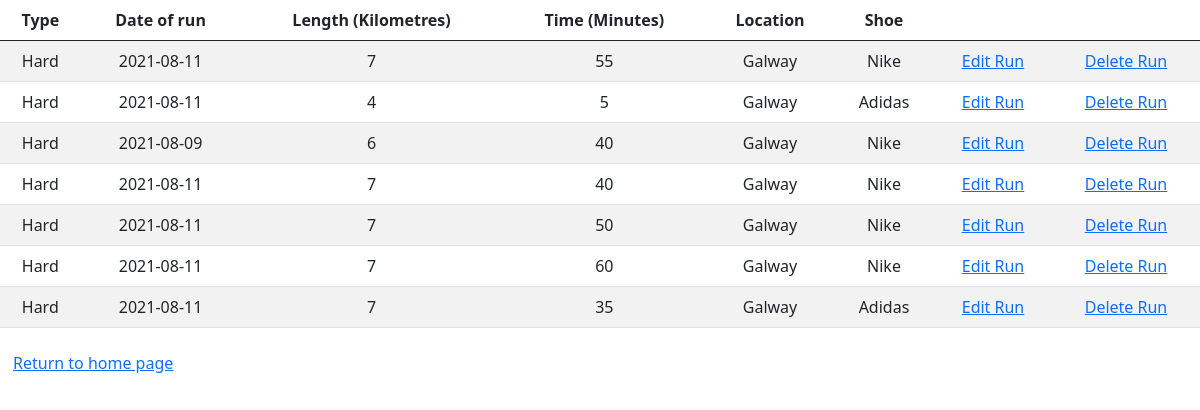
The page /runs/data (signed in) on the database its author committed.
### Model/Run.py (models this page shows, shortened)
class Run(db.Model):
    __tablename__ = 'runs'
    id = db.Column('run_id', db.Integer, primary_key = True)
    length = db.Column(db.String(50))
    location = db.Column(db.Integer, ForeignKey('runlocation.runlocation_id'))
    time = db.Column(db.String(10))
    shoe = db.Column(db.Integer, ForeignKey('shoes.shoe_id'))
    userid = db.Column(db.Integer,ForeignKey('user.id' ))
    date = db.Column(db.String(10))
    typeofrun = db.Column(db.Integer, ForeignKey('runtype.runtype_id'))
    related_type_of_run = relationship('Runtype', backref='Run',lazy="joined")
    related_location_of_run = relationship('Runlocation', backref='Run',lazy="joined")
    related_shoe_of_run = relationship('Shoe', backref='Run',lazy="joined")

### Model/Runtype.py (models this page shows, shortened)
class Runtype(db.Model):
    __tablename__ = 'runtype'
    id = db.Column('runtype_id', db.Integer, primary_key = True)
    description = db.Column(db.String(100))
    userid = db.Column(db.Integer,ForeignKey('user.id' ))

### Model/Runlocation.py (models this page shows, shortened)
class Runlocation(db.Model):
    __tablename__ = 'runlocation'
    id = db.Column('runlocation_id', db.Integer, primary_key = True)
    description = db.Column(db.String(100))
    userid = db.Column(db.Integer,ForeignKey('user.id' ))

### Model/Shoe.py (models this page shows, shortened)
class Shoe(db.Model):
    __tablename__ = 'shoes'
    id = db.Column('shoe_id', db.Integer, primary_key = True)
    description = db.Column(db.String(100))
    max_distance = db.Column(db.Integer)
    current_distance = db.Column(db.Integer)
    userid = db.Column(db.Integer,ForeignKey('user.id' ))

### Controllers/RunController.py (the view)
@data_run.route('/runs/data')
@login_required
def run_data():
    runs = Run.query.filter_by(userid = current_user.id)
    return render_template('run_data.html',data = runs)

### main.py (called while the page is built)
@login_manager.user_loader
def load_user(user_id):
    return User.query.get(int(user_id))

### Templates/run_data.html (shortened to what this page needs)
<!DOCTYPE html>
<html>
<head>
    <link href="https://cdn.jsdelivr.net/npm/bootstrap@5.0.2/dist/css/bootstrap.min.css" rel="stylesheet"></head>
<body>
    <table class="table table-striped">
    <thead>
        <tr>
            <th class="text-center">Type</th>
            <th class="text-center">Date of run</th>
            <th class="text-center">Length (Kilometres)</th>
            <th class="text-center">Time (Minutes)</th>
            <th class="text-center">Location </th>
            <th class="text-center">Shoe </th>
            <th class="text-center"></th>
            <th class="text-center"></th>
        </tr>
    </thead>
    <tbody>
            {% for row in data| batch(1) %}
                {% include "run_row.html" %}
            {% endfor %}
    </tbody>
    </table>
<div class="btn">
    <a href = "{{ url_for('options_run.run_options') }}"> Return to home page
       </a>
    </div>
</body>
</html>

### Templates/run_row.html
<tr>
    <td class="text-center">{{ row[0].related_type_of_run.description}}</td>
    <td class="text-center">{{ row[0].date }}</td>
    <td class="text-center">{{ row[0].length }}</td>
    <td class="text-center">{{ row[0].time }}</td>
    <td class="text-center">{{ row[0].related_location_of_run.description}}</td>
    <td class="text-center">{{ row[0].related_shoe_of_run.description}}</td>
    <td class="text-center"><a href="{{url_for('update_run.run_update', id = row[0].id )}}">
            Edit Run
        </a></td>
    <td class="text-center"><a href="{{url_for('delete_run.run_delete', id = row[0].id )}}">
            Delete Run
        </a></td>
</tr>

### rows shown on the page
Run: description "Hard", date "2021-08-11", length "7", time "55", description "Galway", description "Nike"
Run: description "Hard", date "2021-08-11", length "4", time "5", description "Galway", description "Adidas"
Run: description "Hard", date "2021-08-09", length "6", time "40", description "Galway", description "Nike"
Run: description "Hard", date "2021-08-11", length "7", time "40", description "Galway", description "Nike"
Run: description "Hard", date "2021-08-11", length "7", time "50", description "Galway", description "Nike"
Run: description "Hard", date "2021-08-11", length "7", time "60", description "Galway", description "Nike"
Run: description "Hard", date "2021-08-11", length "7", time "35", description "Galway", description "Adidas"
